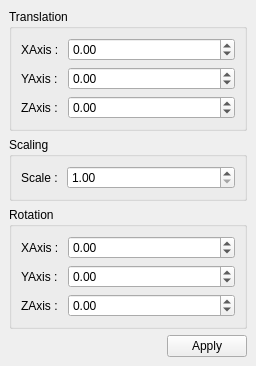
<?xml version="1.0" encoding="UTF-8"?>
<ui version="4.0">
 <class>VolumeTransform</class>
 <widget class="QDockWidget" name="VolumeTransform">
  <property name="geometry">
   <rect>
    <x>0</x>
    <y>0</y>
    <width>125</width>
    <height>336</height>
   </rect>
  </property>
  <property name="windowTitle">
   <string>Volume Transform</string>
  </property>
  <widget class="QWidget" name="dockWidgetContents">
   <layout class="QGridLayout" name="gridLayout">
    <item row="0" column="0" colspan="2">
     <widget class="QGroupBox" name="translationGroupBox">
      <property name="title">
       <string>Translation</string>
      </property>
      <layout class="QGridLayout" name="gridLayout_2">
       <item row="0" column="0">
        <layout class="QFormLayout" name="formLayout">
         <property name="fieldGrowthPolicy">
          <enum>QFormLayout::AllNonFixedFieldsGrow</enum>
         </property>
         <property name="labelAlignment">
          <set>Qt::AlignLeading|Qt::AlignLeft|Qt::AlignVCenter</set>
         </property>
         <item row="0" column="0">
          <widget class="QLabel" name="translationXAxisLabel">
           <property name="text">
            <string>XAxis : </string>
           </property>
          </widget>
         </item>
         <item row="1" column="0">
          <widget class="QLabel" name="translationYAxisLabel">
           <property name="text">
            <string>YAxis : </string>
           </property>
          </widget>
         </item>
         <item row="2" column="0">
          <widget class="QLabel" name="translationZAxisLabel">
           <property name="text">
            <string>ZAxis : </string>
           </property>
          </widget>
         </item>
         <item row="0" column="1">
          <widget class="QDoubleSpinBox" name="translationXAxisDoubleSpinBox">
           <property name="minimum">
            <double>-50000.000000000000000</double>
           </property>
           <property name="maximum">
            <double>50000.000000000000000</double>
           </property>
           <property name="singleStep">
            <double>0.010000000000000</double>
           </property>
          </widget>
         </item>
         <item row="1" column="1">
          <widget class="QDoubleSpinBox" name="translationYAxisDoubleSpinBox">
           <property name="minimum">
            <double>-50000.000000000000000</double>
           </property>
           <property name="maximum">
            <double>50000.000000000000000</double>
           </property>
           <property name="singleStep">
            <double>0.010000000000000</double>
           </property>
          </widget>
         </item>
         <item row="2" column="1">
          <widget class="QDoubleSpinBox" name="translationZAxisDoubleSpinBox">
           <property name="minimum">
            <double>-50000.000000000000000</double>
           </property>
           <property name="maximum">
            <double>50000.000000000000000</double>
           </property>
           <property name="singleStep">
            <double>0.010000000000000</double>
           </property>
          </widget>
         </item>
        </layout>
       </item>
      </layout>
     </widget>
    </item>
    <item row="1" column="0" colspan="2">
     <widget class="QGroupBox" name="scalingGroupBox">
      <property name="title">
       <string>Scaling</string>
      </property>
      <layout class="QGridLayout" name="gridLayout_3">
       <item row="0" column="0">
        <layout class="QFormLayout" name="formLayout_2">
         <property name="fieldGrowthPolicy">
          <enum>QFormLayout::AllNonFixedFieldsGrow</enum>
         </property>
         <property name="labelAlignment">
          <set>Qt::AlignLeading|Qt::AlignLeft|Qt::AlignVCenter</set>
         </property>
         <item row="0" column="0">
          <widget class="QLabel" name="scaleLabel">
           <property name="text">
            <string>Scale : </string>
           </property>
          </widget>
         </item>
         <item row="0" column="1">
          <widget class="QDoubleSpinBox" name="scaleDoubleSpinBox">
           <property name="minimum">
            <double>1.000000000000000</double>
           </property>
           <property name="singleStep">
            <double>0.010000000000000</double>
           </property>
           <property name="value">
            <double>1.000000000000000</double>
           </property>
          </widget>
         </item>
        </layout>
       </item>
      </layout>
     </widget>
    </item>
    <item row="2" column="0" colspan="2">
     <widget class="QGroupBox" name="rotationGroupBox">
      <property name="title">
       <string>Rotation</string>
      </property>
      <layout class="QGridLayout" name="gridLayout_4">
       <item row="0" column="0">
        <layout class="QFormLayout" name="formLayout_3">
         <property name="fieldGrowthPolicy">
          <enum>QFormLayout::AllNonFixedFieldsGrow</enum>
         </property>
         <property name="labelAlignment">
          <set>Qt::AlignLeading|Qt::AlignLeft|Qt::AlignVCenter</set>
         </property>
         <item row="0" column="0">
          <widget class="QLabel" name="rotationXAxisLabel">
           <property name="text">
            <string>XAxis : </string>
           </property>
          </widget>
         </item>
         <item row="1" column="0">
          <widget class="QLabel" name="rotationYAxisLabel">
           <property name="text">
            <string>YAxis : </string>
           </property>
          </widget>
         </item>
         <item row="2" column="0">
          <widget class="QLabel" name="rotationZAxisLabel">
           <property name="text">
            <string>ZAxis : </string>
           </property>
          </widget>
         </item>
         <item row="0" column="1">
          <widget class="QDoubleSpinBox" name="rotationXAxisDoubleSpinBox">
           <property name="minimum">
            <double>-360.000000000000000</double>
           </property>
           <property name="maximum">
            <double>360.000000000000000</double>
           </property>
           <property name="singleStep">
            <double>0.010000000000000</double>
           </property>
          </widget>
         </item>
         <item row="1" column="1">
          <widget class="QDoubleSpinBox" name="rotationYAxisDoubleSpinBox">
           <property name="minimum">
            <double>-360.000000000000000</double>
           </property>
           <property name="maximum">
            <double>360.000000000000000</double>
           </property>
           <property name="singleStep">
            <double>0.010000000000000</double>
           </property>
          </widget>
         </item>
         <item row="2" column="1">
          <widget class="QDoubleSpinBox" name="rotationZAxisDoubleSpinBox">
           <property name="minimum">
            <double>-360.000000000000000</double>
           </property>
           <property name="maximum">
            <double>360.000000000000000</double>
           </property>
           <property name="singleStep">
            <double>0.010000000000000</double>
           </property>
          </widget>
         </item>
        </layout>
       </item>
      </layout>
     </widget>
    </item>
    <item row="3" column="0">
     <spacer name="horizontalSpacer">
      <property name="orientation">
       <enum>Qt::Horizontal</enum>
      </property>
      <property name="sizeHint" stdset="0">
       <size>
        <width>26</width>
        <height>20</height>
       </size>
      </property>
     </spacer>
    </item>
    <item row="3" column="1">
     <widget class="QPushButton" name="applyPushButton">
      <property name="text">
       <string>Apply</string>
      </property>
     </widget>
    </item>
    <item row="4" column="0" colspan="2">
     <spacer name="verticalSpacer">
      <property name="orientation">
       <enum>Qt::Vertical</enum>
      </property>
      <property name="sizeHint" stdset="0">
       <size>
        <width>238</width>
        <height>6</height>
       </size>
      </property>
     </spacer>
    </item>
   </layout>
  </widget>
 </widget>
 <resources/>
 <connections/>
</ui>
